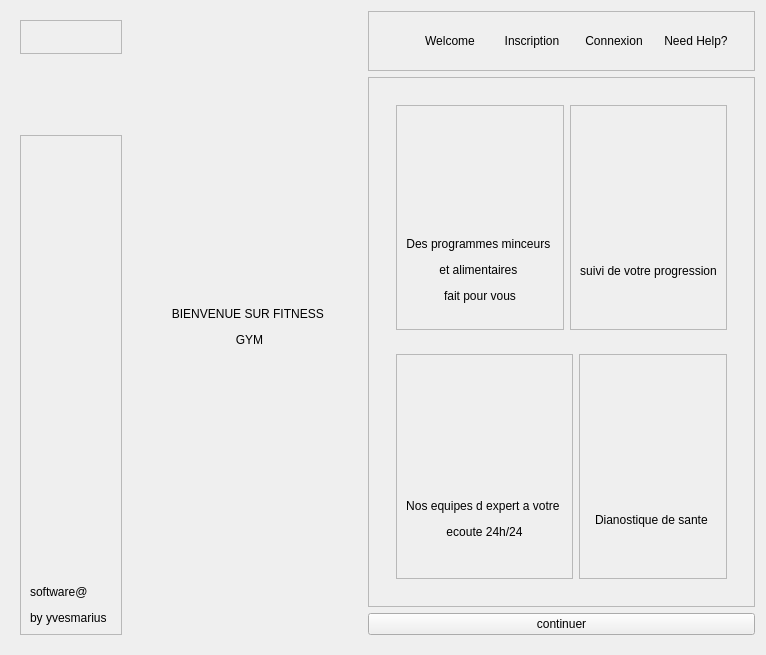
      <widget class="QWidget" name="page_bienvenue">
       <layout class="QHBoxLayout" name="horizontalLayout_10">
        <property name="spacing">
         <number>1</number>
        </property>
        <item>
         <widget class="QWidget" name="widget" native="true">
          <property name="minimumSize">
           <size>
            <width>120</width>
            <height>0</height>
           </size>
          </property>
          <layout class="QVBoxLayout" name="verticalLayout_8">
           <item alignment="Qt::AlignTop">
            <widget class="QFrame" name="frame_2">
             <property name="frameShape">
              <enum>QFrame::StyledPanel</enum>
             </property>
             <property name="frameShadow">
              <enum>QFrame::Raised</enum>
             </property>
             <layout class="QHBoxLayout" name="horizontalLayout_2">
              <item alignment="Qt::AlignTop">
               <widget class="QLabel" name="label_logo">
                <property name="maximumSize">
                 <size>
                  <width>90</width>
                  <height>90</height>
                 </size>
                </property>
                <property name="text">
                 <string/>
                </property>
                <property name="pixmap">
                 <pixmap resource="../Interface/images_rc.qrc">:/im/images/images/OIP (1).jpg</pixmap>
                </property>
                <property name="scaledContents">
                 <bool>true</bool>
                </property>
               </widget>
              </item>
             </layout>
            </widget>
           </item>
           <item>
            <widget class="QFrame" name="frame_7">
             <property name="minimumSize">
              <size>
               <width>0</width>
               <height>500</height>
              </size>
             </property>
             <property name="frameShape">
              <enum>QFrame::StyledPanel</enum>
             </property>
             <property name="frameShadow">
              <enum>QFrame::Raised</enum>
             </property>
             <layout class="QHBoxLayout" name="horizontalLayout_3">
              <item alignment="Qt::AlignBottom">
               <widget class="QLabel" name="label_10">
                <property name="text">
                 <string>&lt;html&gt;&lt;head/&gt;&lt;body&gt;&lt;p&gt;software@ &lt;/p&gt;&lt;p&gt;by yvesmarius&lt;/p&gt;&lt;/body&gt;&lt;/html&gt;</string>
                </property>
               </widget>
              </item>
             </layout>
            </widget>
           </item>
          </layout>
         </widget>
        </item>
        <item>
         <widget class="QWidget" name="widget_3" native="true">
          <layout class="QHBoxLayout" name="horizontalLayout_4">
           <property name="leftMargin">
            <number>0</number>
           </property>
           <property name="rightMargin">
            <number>0</number>
           </property>
           <item>
            <widget class="QLabel" name="label_welcome">
             <property name="minimumSize">
              <size>
               <width>235</width>
               <height>0</height>
              </size>
             </property>
             <property name="text">
              <string>&lt;html&gt;&lt;head/&gt;&lt;body&gt;&lt;p&gt;BIENVENUE SUR FITNESS &lt;/p&gt;&lt;p&gt;GYM&lt;/p&gt;&lt;/body&gt;&lt;/html&gt;</string>
             </property>
             <property name="alignment">
              <set>Qt::AlignCenter</set>
             </property>
             <property name="indent">
              <number>-1</number>
             </property>
            </widget>
           </item>
          </layout>
         </widget>
        </item>
        <item>
         <widget class="QWidget" name="widget_2" native="true">
          <layout class="QVBoxLayout" name="verticalLayout">
           <property name="leftMargin">
            <number>0</number>
           </property>
           <property name="topMargin">
            <number>0</number>
           </property>
           <property name="rightMargin">
            <number>0</number>
           </property>
           <item>
            <widget class="QFrame" name="frame">
             <property name="minimumSize">
              <size>
               <width>0</width>
               <height>0</height>
              </size>
             </property>
             <property name="frameShape">
              <enum>QFrame::StyledPanel</enum>
             </property>
             <property name="frameShadow">
              <enum>QFrame::Raised</enum>
             </property>
             <layout class="QVBoxLayout" name="verticalLayout_7">
              <property name="spacing">
               <number>2</number>
              </property>
              <item alignment="Qt::AlignLeft">
               <widget class="QWidget" name="widget_button_2" native="true">
                <property name="minimumSize">
                 <size>
                  <width>0</width>
                  <height>0</height>
                 </size>
                </property>
                <property name="layoutDirection">
                 <enum>Qt::RightToLeft</enum>
                </property>
                <layout class="QHBoxLayout" name="horizontalLayout_9">
                 <property name="spacing">
                  <number>2</number>
                 </property>
                 <item>
                  <widget class="QPushButton" name="pushButton_5">
                   <property name="text">
                    <string>Need Help?</string>
                   </property>
                   <property name="flat">
                    <bool>true</bool>
                   </property>
                  </widget>
                 </item>
                 <item>
                  <widget class="QPushButton" name="pushButton_6">
                   <property name="text">
                    <string>Connexion</string>
                   </property>
                   <property name="flat">
                    <bool>true</bool>
                   </property>
                  </widget>
                 </item>
                 <item>
                  <widget class="QPushButton" name="pushButton_7">
                   <property name="text">
                    <string>Inscription</string>
                   </property>
                   <property name="flat">
                    <bool>true</bool>
                   </property>
                  </widget>
                 </item>
                 <item>
                  <widget class="QPushButton" name="pushButton_8">
                   <property name="text">
                    <string>Welcome</string>
                   </property>
                   <property name="flat">
                    <bool>true</bool>
                   </property>
                  </widget>
                 </item>
                </layout>
               </widget>
              </item>
             </layout>
            </widget>
           </item>
           <item>
            <widget class="QFrame" name="frame_principal_right">
             <property name="minimumSize">
              <size>
               <width>0</width>
               <height>530</height>
              </size>
             </property>
             <property name="frameShape">
              <enum>QFrame::StyledPanel</enum>
             </property>
             <property name="frameShadow">
              <enum>QFrame::Raised</enum>
             </property>
             <layout class="QHBoxLayout" name="horizontalLayout_5">
              <item>
               <widget class="QStackedWidget" name="stackedWidget_2">
                <property name="currentIndex">
                 <number>0</number>
                </property>
                <widget class="QWidget" name="page">
                 <layout class="QVBoxLayout" name="verticalLayout_2">
                  <item>
                   <widget class="QWidget" name="widget_4" native="true">
                    <layout class="QHBoxLayout" name="horizontalLayout_6">
                     <item>
                      <widget class="QFrame" name="frame_3">
                       <property name="frameShape">
                        <enum>QFrame::StyledPanel</enum>
                       </property>
                       <property name="frameShadow">
                        <enum>QFrame::Raised</enum>
                       </property>
                       <layout class="QVBoxLayout" name="verticalLayout_3">
                        <item alignment="Qt::AlignHCenter">
                         <widget class="QLabel" name="label">
                          <property name="maximumSize">
                           <size>
                            <width>100</width>
                            <height>100</height>
                           </size>
                          </property>
                          <property name="text">
                           <string/>
                          </property>
                          <property name="pixmap">
                           <pixmap resource="../Interface/images_rc.qrc">:/im/images/images/undraw_mindfulness_scgo.svg</pixmap>
                          </property>
                          <property name="scaledContents">
                           <bool>true</bool>
                          </property>
                          <property name="alignment">
                           <set>Qt::AlignLeading|Qt::AlignLeft|Qt::AlignVCenter</set>
                          </property>
                         </widget>
                        </item>
                        <item>
                         <widget class="QLabel" name="label_2">
                          <property name="text">
                           <string>&lt;html&gt;&lt;head/&gt;&lt;body&gt;&lt;p&gt;Des programmes minceurs &lt;/p&gt;&lt;p&gt;et alimentaires &lt;/p&gt;&lt;p&gt;fait pour vous&lt;/p&gt;&lt;/body&gt;&lt;/html&gt;</string>
                          </property>
                          <property name="alignment">
                           <set>Qt::AlignCenter</set>
                          </property>
                         </widget>
                        </item>
                       </layout>
                      </widget>
                     </item>
                     <item>
                      <widget class="QFrame" name="frame_4">
                       <property name="minimumSize">
                        <size>
                         <width>0</width>
                         <height>0</height>
                        </size>
                       </property>
                       <property name="frameShape">
                        <enum>QFrame::StyledPanel</enum>
                       </property>
                       <property name="frameShadow">
                        <enum>QFrame::Raised</enum>
                       </property>
                       <layout class="QVBoxLayout" name="verticalLayout_4">
                        <item alignment="Qt::AlignHCenter">
                         <widget class="QLabel" name="label_5">
                          <property name="minimumSize">
                           <size>
                            <width>0</width>
                            <height>0</height>
                           </size>
                          </property>
                          <property name="maximumSize">
                           <size>
                            <width>100</width>
                            <height>100</height>
                           </size>
                          </property>
                          <property name="text">
                           <string/>
                          </property>
                          <property name="pixmap">
                           <pixmap resource="../Interface/images_rc.qrc">:/im/images/images/undraw_fitness_stats_sht6.svg</pixmap>
                          </property>
                          <property name="scaledContents">
                           <bool>true</bool>
                          </property>
                         </widget>
                        </item>
                        <item alignment="Qt::AlignHCenter">
                         <widget class="QLabel" name="label_6">
                          <property name="text">
                           <string>suivi de votre progression</string>
                          </property>
                          <property name="alignment">
                           <set>Qt::AlignCenter</set>
                          </property>
                         </widget>
                        </item>
                       </layout>
                      </widget>
                     </item>
                    </layout>
                   </widget>
                  </item>
                  <item>
                   <widget class="QWidget" name="widget_5" native="true">
                    <layout class="QHBoxLayout" name="horizontalLayout_7">
                     <item>
                      <widget class="QFrame" name="frame_5">
                       <property name="frameShape">
                        <enum>QFrame::StyledPanel</enum>
                       </property>
                       <property name="frameShadow">
                        <enum>QFrame::Raised</enum>
                       </property>
                       <layout class="QVBoxLayout" name="verticalLayout_5">
                        <item alignment="Qt::AlignHCenter">
                         <widget class="QLabel" name="label_7">
                          <property name="maximumSize">
                           <size>
                            <width>100</width>
                            <height>100</height>
                           </size>
                          </property>
                          <property name="text">
                           <string/>
                          </property>
                          <property name="pixmap">
                           <pixmap resource="../Interface/images_rc.qrc">:/im/images/images/undraw_teacher_re_sico.svg</pixmap>
                          </property>
                          <property name="scaledContents">
                           <bool>true</bool>
                          </property>
                         </widget>
                        </item>
                        <item>
                         <widget class="QLabel" name="label_3">
                          <property name="text">
                           <string>&lt;html&gt;&lt;head/&gt;&lt;body&gt;&lt;p&gt;Nos equipes d expert a votre &lt;/p&gt;&lt;p&gt;ecoute 24h/24&lt;/p&gt;&lt;/body&gt;&lt;/html&gt;</string>
                          </property>
                          <property name="alignment">
                           <set>Qt::AlignCenter</set>
                          </property>
                         </widget>
                        </item>
                       </layout>
                      </widget>
                     </item>
                     <item>
                      <widget class="QFrame" name="frame_6">
                       <property name="frameShape">
                        <enum>QFrame::StyledPanel</enum>
                       </property>
                       <property name="frameShadow">
                        <enum>QFrame::Raised</enum>
                       </property>
                       <layout class="QVBoxLayout" name="verticalLayout_6">
                        <item alignment="Qt::AlignHCenter">
                         <widget class="QLabel" name="label_4">
                          <property name="maximumSize">
                           <size>
                            <width>100</width>
                            <height>100</height>
                           </size>
                          </property>
                          <property name="text">
                           <string/>
                          </property>
                          <property name="pixmap">
                           <pixmap resource="../Interface/images_rc.qrc">:/im/images/images/healthcare.png</pixmap>
                          </property>
                          <property name="scaledContents">
                           <bool>true</bool>
                          </property>
                         </widget>
                        </item>
                        <item>
                         <widget class="QLabel" name="label_8">
                          <property name="text">
                           <string>Dianostique de sante </string>
                          </property>
                          <property name="alignment">
                           <set>Qt::AlignCenter</set>
                          </property>
                         </widget>
                        </item>
                       </layout>
                      </widget>
                     </item>
                    </layout>
                   </widget>
                  </item>
                 </layout>
                </widget>
                <widget class="QWidget" name="page_3">
                 <layout class="QHBoxLayout" name="horizontalLayout_8">
                  <item>
                   <widget class="QLabel" name="label_9">
                    <property name="minimumSize">
                     <size>
                      <width>334</width>
                      <height>492</height>
                     </size>
                    </property>
                    <property name="text">
                     <string/>
                    </property>
                    <property name="pixmap">
                     <pixmap>../../../../../Documents/5480_humanheartanatomy_as_918525.jpeg</pixmap>
                    </property>
                    <property name="scaledContents">
                     <bool>true</bool>
                    </property>
                   </widget>
                  </item>
                 </layout>
                </widget>
               </widget>
              </item>
             </layout>
            </widget>
           </item>
           <item>
            <widget class="QPushButton" name="pushButton">
             <property name="text">
              <string>continuer</string>
             </property>
            </widget>
           </item>
          </layout>
         </widget>
        </item>
       </layout>
      </widget>
